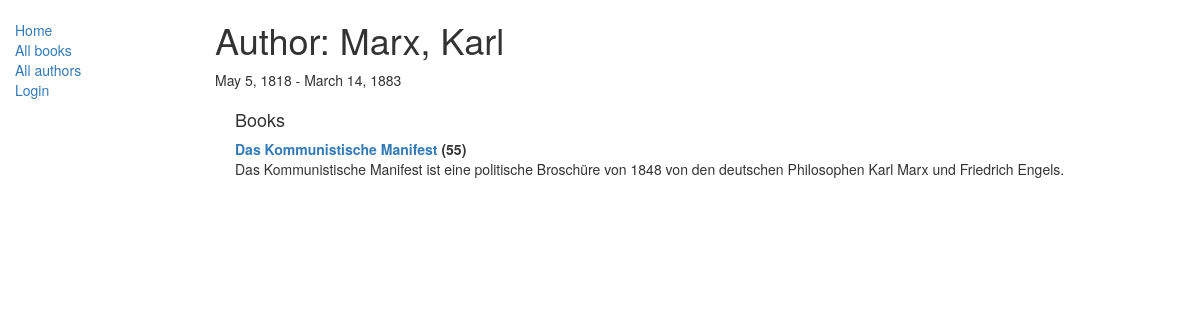
Page /catalog/author/5 on the committed database.
### catalog/models.py (models this page shows, shortened)
class Author(models.Model):
    first_name = models.CharField(max_length=100)
    last_name = models.CharField(max_length=100)
    date_of_birth = models.DateField(null=True, blank=True)
    date_of_death = models.DateField('Died', null=True, blank=True)
    class Meta:
        ordering = ["last_name","first_name"]
    def __str__(self):
        return '{0}, {1}'.format(self.last_name,self.first_name)

class Book(models.Model):
    title = models.CharField(max_length=200)
    author = models.ForeignKey('Author', on_delete=models.SET_NULL, null=True)
    summary = models.TextField(max_length=1000, help_text='Enter a brief description of the book')
    isbn = models.CharField('ISBN',max_length=13, help_text='13 Character <a href="https://www.isbn-international.org/content/what-isbn">ISBN number</a>')
    genre = models.ManyToManyField(Genre, help_text='Select a genre for this book')
    language = models.ForeignKey('Language', on_delete=models.SET_NULL, null=True)
    def __str__(self):
        return self.title

### catalog/views.py (the view)
# urls.py: path('author/<int:pk>', views.AuthorDetailView.as_view(), name='author-detail'),
class AuthorDetailView(generic.DetailView):
    model = Author

### catalog/templates/catalog/author_detail.html
{% extends "base_generic.html" %}
{% block content %}
<h1>Author: {{ author }} </h1>
<p>{{author.date_of_birth}} - {% if author.date_of_death %}{{author.date_of_death}}{% endif %}</p>
<div style="margin-left:20px;margin-top:20px">
<h4>Books</h4>
<dl>
{% for book in author.book_set.all %}
  <dt><a href="{% url 'book-detail' book.pk %}">{{book}}</a> ({{book.bookinstance_set.all.count}})</dt>
  <dd>{{book.summary}}</dd>
{% endfor %}
</dl>
</div>
{% endblock %}

### rows in the picture
Author: last_name+first_name "Marx, Karl", date_of_birth "May 5, 1818", date_of_death "March 14, 1883"
Book: title "Das Kommunistische Manifest", bookinstance_set.all.count "55", summary "Das Kommunistische Manifest ist eine politische Broschüre von 1848 von den deutschen Philosophen Karl Marx und Friedrich Engels."
